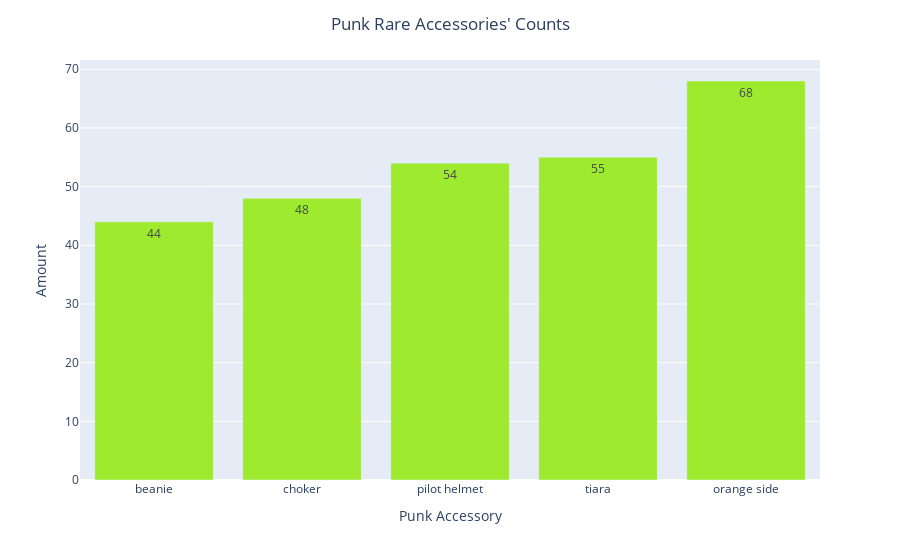

Write notebook code for a chart like this one.
### Code cell
# converting rare info to lists for bar plot
accessories = list(rare_acc['accessory'])
acc_amount = list(rare_acc['amount'])

# bar plot of punk type counts
fig = px.bar(rare_acc, 
             x= accessories,
             y= acc_amount,  
             text = acc_amount,
             color_discrete_sequence = ['#9DEA2E'],
             labels={'x': 'Punk Accessory', 'y': 'Amount'})
fig.update_layout(title = "Punk Rare Accessories' Counts", title_x=.5)
fig.show()

### Figure 1 — Plotly figure (JSON) as saved in the notebook; plotly's stock layout.template omitted (floating-point values rounded to 4 significant figures)
{"data": [{"alignmentgroup": "True", "hovertemplate": "Punk Accessory=%{x}<br>Amount=%{y}<br>text=%{text}<extra></extra>", "legendgroup": "", "marker": {"color": "#9DEA2E", "pattern": {"shape": ""}}, "name": "", "offsetgroup": "", "orientation": "v", "showlegend": false, "text": [44, 48, 54, 55, 68], "textposition": "auto", "type": "bar", "x": ["beanie", "choker", "pilot helmet", "tiara", "orange side"], "xaxis": "x", "y": [44, 48, 54, 55, 68], "yaxis": "y"}], "layout": {"autosize": true, "barmode": "relative", "legend": {"tracegroupgap": 0}, "margin": {"t": 60}, "title": {"text": "Punk Rare Accessories' Counts", "x": 0.5}, "xaxis": {"anchor": "y", "autorange": true, "domain": [0, 1], "range": [-0.5, 4.5], "title": {"text": "Punk Accessory"}, "type": "category"}, "yaxis": {"anchor": "x", "autorange": true, "domain": [0, 1], "range": [0, 71.58], "title": {"text": "Amount"}, "type": "linear"}}}
